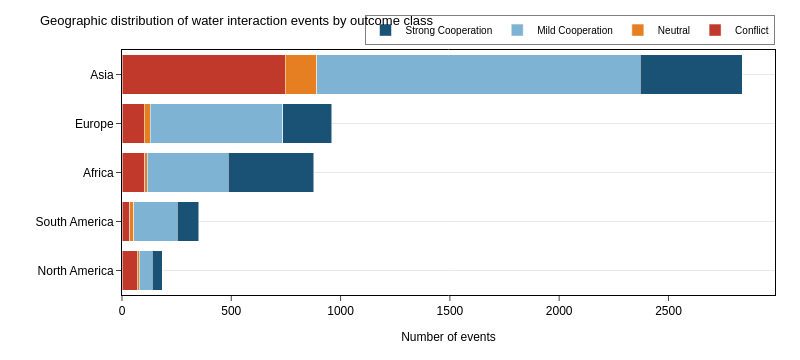

This figure's notebook cell:
### Markdown cell above
## Cell 10 — Geographic distribution by continent and class

### Code cell
CONTINENT_NAMES = {
    'AS': 'Asia',
    'EU': 'Europe',
    'AF': 'Africa',
    'SA': 'South America',
    'NA': 'North America',
    'OC': 'Oceania',
}

cont_class = (
    df.groupby(['Continent', 'target'])
      .size()
      .unstack(fill_value=0)
      .reindex(columns=[0, 1, 2, 3], fill_value=0)
)
cont_class['total'] = cont_class.sum(axis=1)
cont_class = cont_class.sort_values('total', ascending=True)
cont_labels = [CONTINENT_NAMES.get(c, c) for c in cont_class.index]

fig_cont = go.Figure()
for cls in [0, 1, 2, 3]:
    fig_cont.add_trace(go.Bar(
        y=cont_labels,
        x=cont_class[cls],
        name=CLASS_LABELS[cls],
        orientation='h',
        marker=dict(color=CLASS_COLORS[cls], line=dict(color='white', width=0.5)),
        hovertemplate=f'{CLASS_LABELS[cls]}: %{{x}}<br>%{{y}}<extra></extra>',
    ))

apply_pub_style(
    fig_cont,
    title='Geographic distribution of water interaction events by outcome class',
    xaxis_title='Number of events',
    yaxis_title='',
    width=800, height=360,
)
fig_cont.update_layout(
    barmode='stack',
    legend=dict(orientation='h', yanchor='bottom', y=1.02, xanchor='right', x=1, font=dict(size=10)),
)
fig_cont.show()
# Save as supplementary
html_path = FIG_DIR / 'fig01_continent_distribution.html'
png_path  = FIG_DIR / 'fig01_continent_distribution.png'
fig_cont.write_html(str(html_path))
fig_cont.write_image(str(png_path), scale=2)
print(f'  Saved: {html_path.name}  |  {png_path.name}')

### Figure 1 — Plotly figure (JSON) as saved in the notebook; plotly's stock layout.template omitted (floating-point values rounded to 4 significant figures)
{"data": [{"hovertemplate": "Conflict: %{x}<br>%{y}<extra></extra>", "marker": {"color": "#c0392b", "line": {"color": "white", "width": 0.5}}, "name": "Conflict", "orientation": "h", "type": "bar", "x": [69, 36, 103, 102, 747], "y": ["North America", "South America", "Africa", "Europe", "Asia"]}, {"hovertemplate": "Neutral: %{x}<br>%{y}<extra></extra>", "marker": {"color": "#e67e22", "line": {"color": "white", "width": 0.5}}, "name": "Neutral", "orientation": "h", "type": "bar", "x": [9, 18, 13, 27, 145], "y": ["North America", "South America", "Africa", "Europe", "Asia"]}, {"hovertemplate": "Mild Cooperation: %{x}<br>%{y}<extra></extra>", "marker": {"color": "#7fb3d3", "line": {"color": "white", "width": 0.5}}, "name": "Mild Cooperation", "orientation": "h", "type": "bar", "x": [61, 198, 370, 606, 1479], "y": ["North America", "South America", "Africa", "Europe", "Asia"]}, {"hovertemplate": "Strong Cooperation: %{x}<br>%{y}<extra></extra>", "marker": {"color": "#1a5276", "line": {"color": "white", "width": 0.5}}, "name": "Strong Cooperation", "orientation": "h", "type": "bar", "x": [44, 100, 392, 224, 467], "y": ["North America", "South America", "Africa", "Europe", "Asia"]}], "layout": {"barmode": "stack", "font": {"color": "black", "family": "Arial", "size": 12}, "height": 360, "legend": {"bgcolor": "white", "bordercolor": "black", "borderwidth": 0.5, "font": {"size": 10}, "orientation": "h", "x": 1, "xanchor": "right", "y": 1.02, "yanchor": "bottom"}, "margin": {"b": 65, "l": 65, "r": 25, "t": 50}, "paper_bgcolor": "white", "plot_bgcolor": "white", "showlegend": true, "title": {"font": {"color": "black", "size": 13}, "text": "Geographic distribution of water interaction events by outcome class"}, "width": 800, "xaxis": {"linecolor": "black", "linewidth": 1, "mirror": true, "showgrid": false, "ticks": "outside", "title": {"font": {"size": 12}, "text": "Number of events"}}, "yaxis": {"gridcolor": "#e8e8e8", "linecolor": "black", "linewidth": 1, "mirror": true, "showgrid": true, "ticks": "outside", "title": {"font": {"size": 12}, "text": ""}}}}
